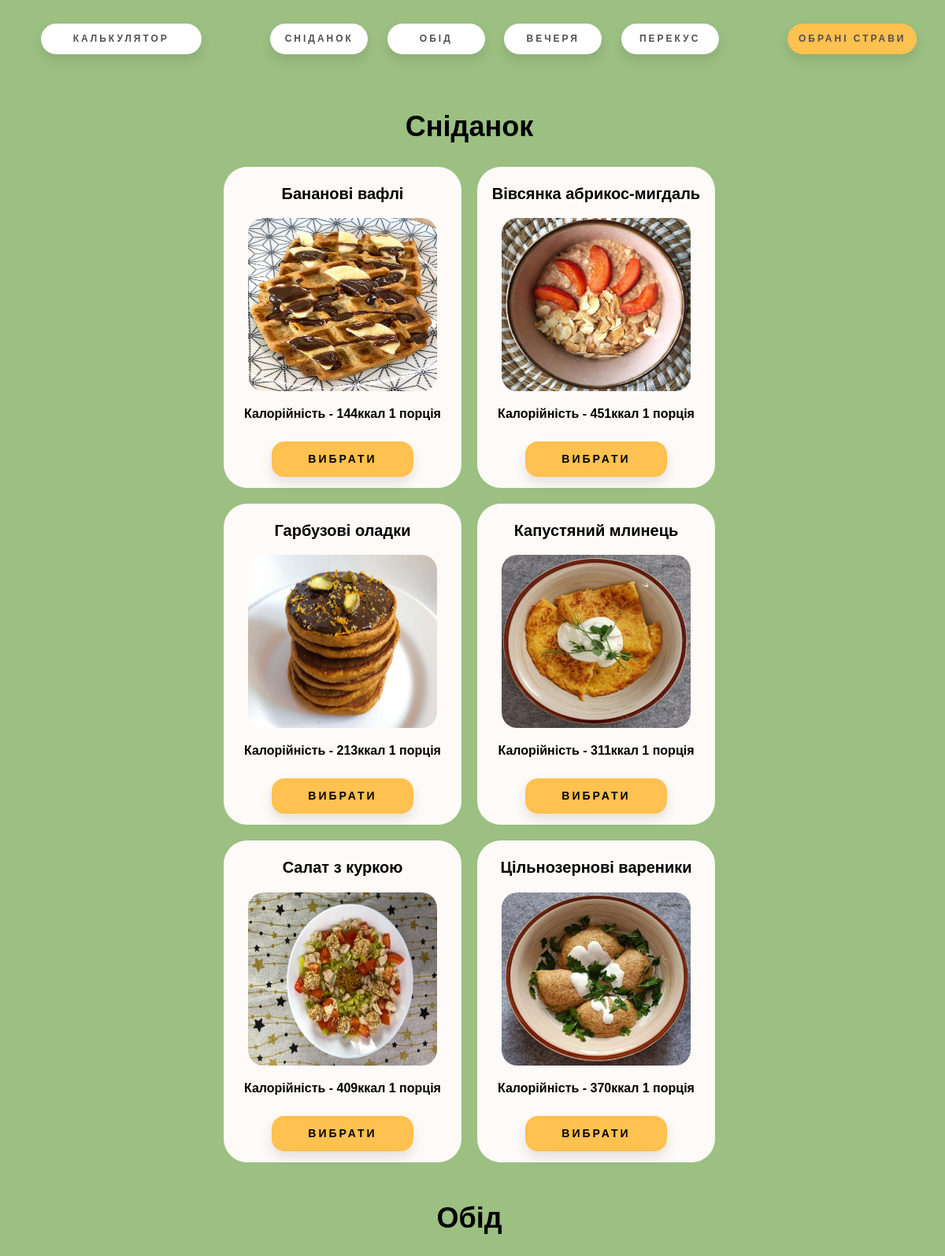
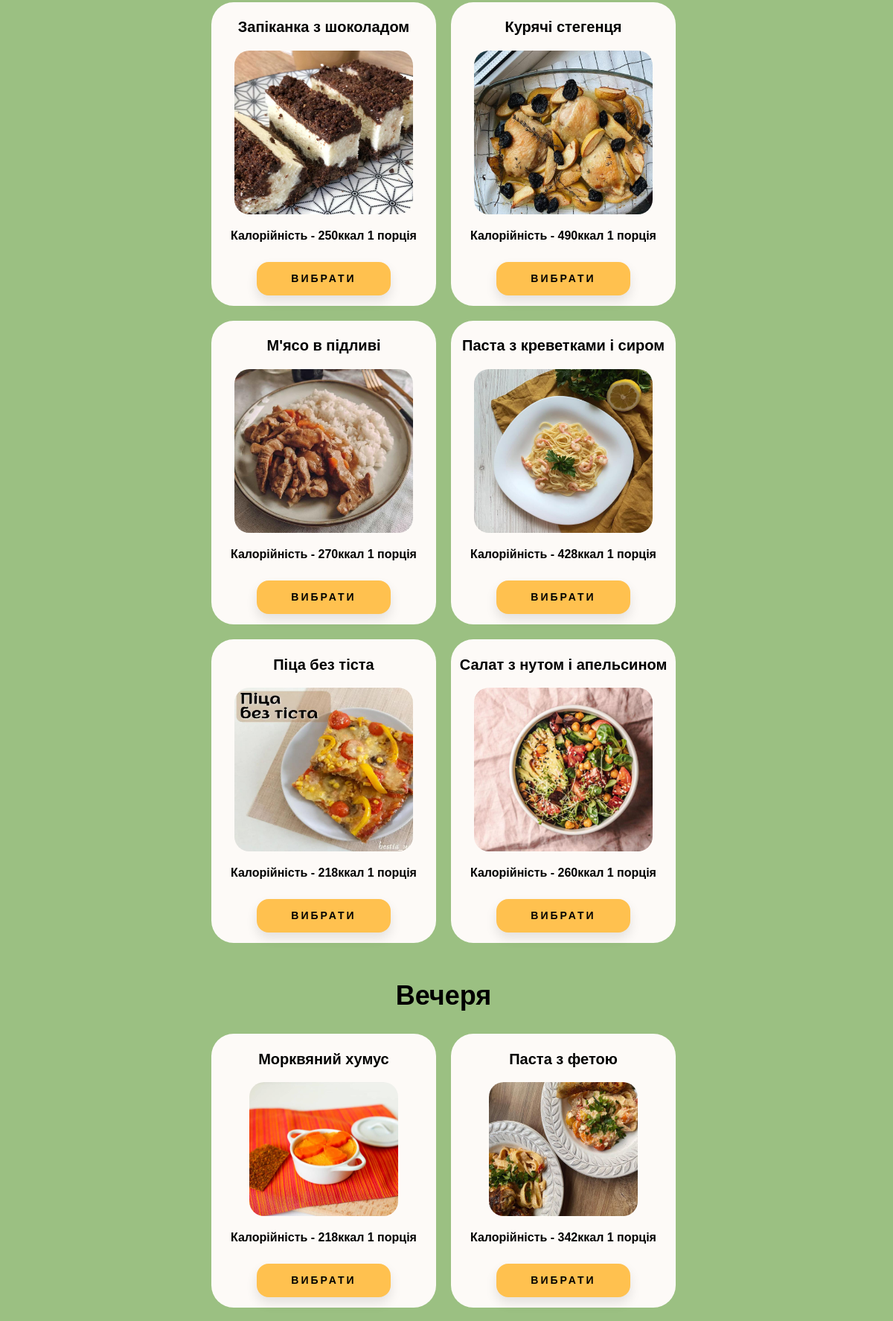
Screenshot of /users (upper part) with the database file from the repository (2 pictures, top to bottom).
### project.py (models this page shows, shortened)
class Dinner(db.Model):
    __bind_key__ = 'dinner'
    id = db.Column(db.Integer, primary_key=True)
    title = db.Column(db.String(100), nullable=False)
    callor = db.Column(db.String(100), nullable=False)
    ingrid = db.Column(db.String(500), nullable=False)
    recept = db.Column(db.String(500), nullable=False)
    img = db.Column(db.Text, nullable=False)
    vgtr = db.Column(db.Text, nullable=False)
    nosgr = db.Column(db.Text, nullable=False)
    nolkt = db.Column(db.Text, nullable=False)

### project.py (the view)
@app.route("/users", methods=['POST', 'GET'])
def users():
    dis = Dinner.query.order_by(Dinner.title).all()
    lus = Lunch.query.order_by(Lunch.title).all()
    brs = Breakfast.query.order_by(Breakfast.title).all()
    sns = Snack.query.order_by(Snack.title).all()
    return render_template("users.html", di=dis, lu=lus, br=brs, sn=sns)

### templates/users.html (shortened to what this page needs)
{% extends 'basetwo.html' %}
{% block body %}
<div class="header">
    <header>
<nav>
<div class="ash_users">
    <div class="main">
        <a href="" id="calculator">Калькулятор</a>
    </div>
    <div>
        <a href="#snidanok">Сніданок</a>
        <a href="#obid">Обід</a>
        <a href="#vechera">Вечеря</a>
        <a href="#perekys">Перекус</a>
    </div>
    <a href="/list" id="adds">Обрані страви</a>
</div>
</nav>
    </header>
</div>
<main>
    <h2 class="zag" id="snidanok">Сніданок</h2>
    <div class="content">
    {% for brs in br %}
        <div class="breakfast">
            <div class="card-header">
                <h2 class="hd4">{{ brs.title }}</h2>
                <img src="{{ brs.img }}" alt="" width="240" height="220" style="border-radius: 20px;">
                <p>
                   Калорійність - {{ brs.callor }}ккал 1 порція
                </p>
                <a href="/users/{{ brs.id }}/adds" class="addd">Вибрати</a>
            </div>
        </div>
    {% endfor %}
    </div>
    <h2 class="zag" id="obid">Обід</h2>
    <div class="content">
    {% for lus in lu %}
        <div class="breakfast">
            <div class="card-header">
                <h2 class="hd4">{{ lus.title }}</h2>
                <img src="{{ lus.img }}" alt="" width="240" height="220" style="border-radius: 20px;">
                <p>
                   Калорійність - {{ lus.callor }}ккал 1 порція
                </p>
                <a href="/users/{{ lus.id }}/addl" class="addd">Вибрати</a>
            </div>
        </div>
    {% endfor %}
    </div>
    <h2 class="zag" id="vechera">Вечеря</h2>
    <div class="content">
    {% for dis in di %}
        <div class="breakfast">
            <div class="card-header">
                <h2 class="hd4">{{ dis.title }}</h2>
                <img src="{{ dis.img }}" alt="" width="200" height="180" style="border-radius: 20px;">
                <p>
                   Калорійність - {{ dis.callor }}ккал 1 порція
                </p>
                <a href="/users/{{ dis.id }}/addd" class="addd">Вибрати</a>
            </div>
        </div>
    {% endfor %}
    </div>
</main>
{% endblock %}

### templates/basetwo.html (shortened to what this page needs)
<!DOCTYPE html>
<html lang="en">
<head>
    <link rel="stylesheet" href="static/css/adminca.css">
</head>
<body>
    {% block body %}
    {% endblock %}
</body>
</html>

### static/css/adminca.css (style rules this page uses)
body { background-color: #9bc082; background-size: cover; width: 98%; height: 100%; padding: 0px, 20px, 0px 20px; }
p { font-size: 16px; font-family: Arial, "Helvetica Neue", Helvetica, sans-serif; font-weight: 600; }
.header { position: fixed; top: 0px; width: 100%; max-height: 84px; font-family: 'Montserrat', sans-serif; padding-top: 10px; margin-bottom: 30px; background-color: #9bc082; }
#calculator { width: 200px; }
.ash_users { text-align: right; display: flex; flex-wrap: wrap; justify-content: space-around; }
.ash_users a { text-decoration: none; display: inline-block; width: 120px; height: 35px; padding: 2px; line-height: 35px; border-radius: 35px; margin: 20px 10px; font-family: 'Montserrat', sans-serif; font-size: 12px; text-transform: uppercase; text-align: center; letter-spacing: 3px; font-weight: 800; color: #524f4e; background: white; box-shadow: 0 8px 15px rgba(0, 0, 0, .1); transition: .3s; }
#adds { width: 160px; height: 35px; background-color: #ffc14f; }
a { text-decoration: none; display: inline-block; width: 180px; height: 45px; line-height: 45px; border-radius: 35px; margin: 10px 20px; font-family: 'Montserrat', sans-serif; font-size: 14px; text-transform: uppercase; text-align: center; letter-spacing: 3px; font-weight: 700; color: #524f4e; background: white; box-shadow: 0 8px 15px rgba(0, 0, 0, .1); transition: .3s; }
#snidanok { margin-top: 140px; }
.zag { font-size: 36px; font-weight: 600; color: black; font-family: Arial, Helvetica, sans-serif; text-align: center; margin-bottom: 20px; margin-top: 40px; }
.content { display: flex; max-width: 68%; flex-wrap: wrap; justify-content: center; margin-left: auto; margin-right: auto; }
.breakfast { font-family: Arial, Helvetica, sans-serif; width: 282px; background-color: #fdfaf7; border-radius: 30px; padding: 2px 10px 4px 10px; margin: 10px; text-align: center; }
.hd4 { font-size: 20px; line-height: 30px; }
.addd { background-color: #ffc14f; border-radius: 16px; font-size: 14px; font-weight: 700; color: black; }

### rows the page displays
Dinner: title "Морквяний хумус", img (picture), callor "218"
Dinner: title "Паста з фетою", img (picture), callor "342"

### other values shown
{{ brs.title }} "Бананові вафлі" "Вівсянка абрикос-мигдаль" "Гарбузові оладки" "Капустяний млинець" "Салат з куркою" "Цільнозернові вареники"
{{ brs.callor }} "144" "451" "213" "311" "409" "370"
{{ lus.title }} "Запіканка з шоколадом" "Курячі стегенця" "М'ясо в підливі" "Паста з креветками і сиром" "Піца без тіста" "Салат з нутом і апельсином"
{{ lus.callor }} "250" "490" "270" "428" "218" "260"
